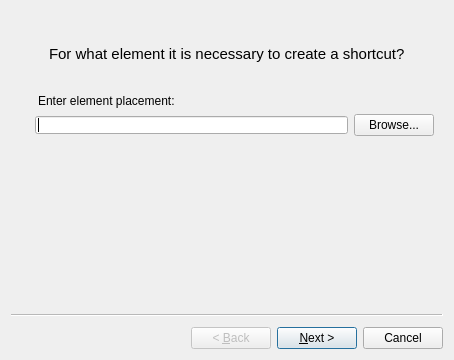
<?xml version="1.0" encoding="UTF-8"?>
<ui version="4.0">
 <class>CreateShortcutWizardBase</class>
 <widget class="QWizard" name="CreateShortcutWizard">
  <property name="geometry">
   <rect>
    <x>0</x>
    <y>0</y>
    <width>429</width>
    <height>360</height>
   </rect>
  </property>
  <property name="sizePolicy">
   <sizepolicy hsizetype="Preferred" vsizetype="Minimum">
    <horstretch>0</horstretch>
    <verstretch>0</verstretch>
   </sizepolicy>
  </property>
  <property name="windowTitle">
   <string>Create shortcut</string>
  </property>
  <property name="modal">
   <bool>true</bool>
  </property>
  <widget class="QWizardPage" name="wizardPage1">
   <property name="sizePolicy">
    <sizepolicy hsizetype="Preferred" vsizetype="Fixed">
     <horstretch>0</horstretch>
     <verstretch>0</verstretch>
    </sizepolicy>
   </property>
   <layout class="QVBoxLayout" name="verticalLayout_2">
    <property name="sizeConstraint">
     <enum>QLayout::SetMinAndMaxSize</enum>
    </property>
    <item>
     <widget class="QLabel" name="label_3">
      <property name="sizePolicy">
       <sizepolicy hsizetype="Preferred" vsizetype="Fixed">
        <horstretch>0</horstretch>
        <verstretch>0</verstretch>
       </sizepolicy>
      </property>
      <property name="styleSheet">
       <string notr="true">margin:25px; font:15px;</string>
      </property>
      <property name="text">
       <string>For what element it is necessary to create a shortcut?</string>
      </property>
     </widget>
    </item>
    <item>
     <widget class="QLabel" name="label">
      <property name="sizePolicy">
       <sizepolicy hsizetype="Preferred" vsizetype="Fixed">
        <horstretch>0</horstretch>
        <verstretch>0</verstretch>
       </sizepolicy>
      </property>
      <property name="styleSheet">
       <string notr="true">margin-left:15px</string>
      </property>
      <property name="text">
       <string>Enter element placement:</string>
      </property>
     </widget>
    </item>
    <item>
     <layout class="QHBoxLayout" name="horizontalLayout">
      <property name="sizeConstraint">
       <enum>QLayout::SetFixedSize</enum>
      </property>
      <item>
       <widget class="QLineEdit" name="_shortcutURI">
        <property name="styleSheet">
         <string notr="true">margin-left:15px</string>
        </property>
       </widget>
      </item>
      <item>
       <widget class="QPushButton" name="_changeShortcutURI_Btn">
        <property name="text">
         <string>Browse...</string>
        </property>
       </widget>
      </item>
     </layout>
    </item>
   </layout>
  </widget>
  <widget class="QWizardPage" name="wizardPage2">
   <layout class="QVBoxLayout" name="verticalLayout">
    <item>
     <widget class="QLabel" name="label_2">
      <property name="sizePolicy">
       <sizepolicy hsizetype="Preferred" vsizetype="Fixed">
        <horstretch>0</horstretch>
        <verstretch>0</verstretch>
       </sizepolicy>
      </property>
      <property name="styleSheet">
       <string notr="true">margin:25px; font:15px;</string>
      </property>
      <property name="text">
       <string>How to call a shortcut?</string>
      </property>
     </widget>
    </item>
    <item>
     <widget class="QLabel" name="label_4">
      <property name="sizePolicy">
       <sizepolicy hsizetype="Preferred" vsizetype="Fixed">
        <horstretch>0</horstretch>
        <verstretch>0</verstretch>
       </sizepolicy>
      </property>
      <property name="styleSheet">
       <string notr="true">margin-left:15px</string>
      </property>
      <property name="text">
       <string>Enter shortcut name:</string>
      </property>
     </widget>
    </item>
    <item>
     <widget class="QLineEdit" name="_shortcutName">
      <property name="styleSheet">
       <string notr="true">margin-left:15px</string>
      </property>
     </widget>
    </item>
   </layout>
  </widget>
  <widget class="QWizardPage" name="wizardPage3">
   <layout class="QVBoxLayout" name="verticalLayout_3">
    <item>
     <widget class="QLabel" name="label_5">
      <property name="styleSheet">
       <string notr="true">margin:25px; font:15px;</string>
      </property>
      <property name="text">
       <string>What icon the shortcut has to have?</string>
      </property>
     </widget>
    </item>
    <item>
     <layout class="QHBoxLayout" name="horizontalLayout_2">
      <item>
       <widget class="QLabel" name="label_7">
        <property name="sizePolicy">
         <sizepolicy hsizetype="Fixed" vsizetype="Fixed">
          <horstretch>0</horstretch>
          <verstretch>0</verstretch>
         </sizepolicy>
        </property>
        <property name="styleSheet">
         <string notr="true">margin-left:15px</string>
        </property>
        <property name="text">
         <string>Icon by default the specified element:</string>
        </property>
       </widget>
      </item>
      <item>
       <widget class="QLabel" name="_shortcutIcon">
        <property name="sizePolicy">
         <sizepolicy hsizetype="Fixed" vsizetype="Fixed">
          <horstretch>0</horstretch>
          <verstretch>0</verstretch>
         </sizepolicy>
        </property>
        <property name="frameShape">
         <enum>QFrame::Box</enum>
        </property>
        <property name="frameShadow">
         <enum>QFrame::Plain</enum>
        </property>
        <property name="text">
         <string/>
        </property>
        <property name="pixmap">
         <pixmap>:/plugins/shortcut_manager/icons/icon.png</pixmap>
        </property>
       </widget>
      </item>
      <item>
       <widget class="QLabel" name="label_8">
        <property name="text">
         <string/>
        </property>
       </widget>
      </item>
      <item>
       <widget class="QPushButton" name="_chooseIcon_Btn">
        <property name="sizePolicy">
         <sizepolicy hsizetype="Fixed" vsizetype="Fixed">
          <horstretch>0</horstretch>
          <verstretch>0</verstretch>
         </sizepolicy>
        </property>
        <property name="text">
         <string>Choose another...</string>
        </property>
       </widget>
      </item>
     </layout>
    </item>
   </layout>
  </widget>
 </widget>
 <resources/>
 <connections/>
</ui>
